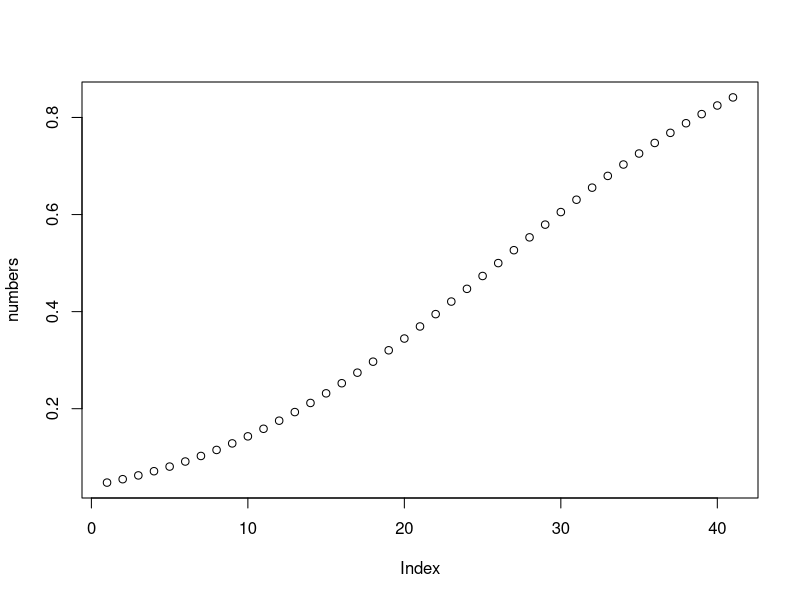
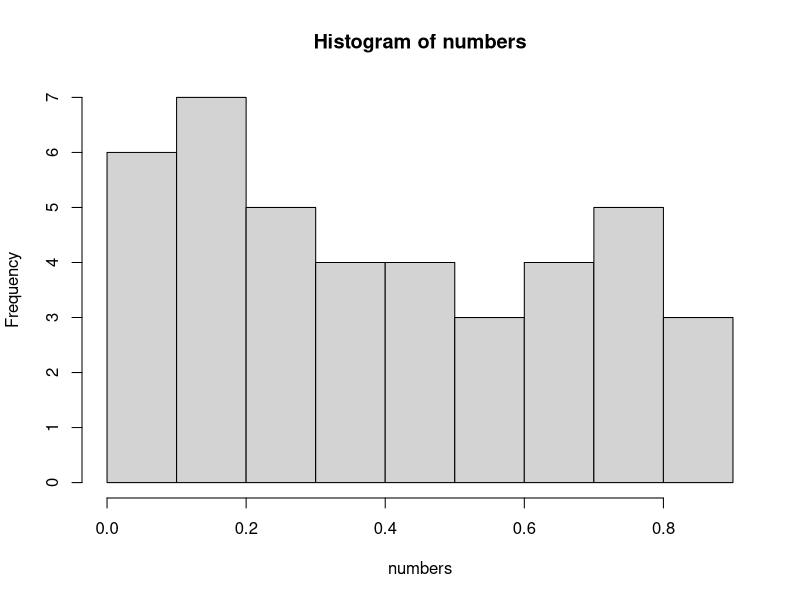
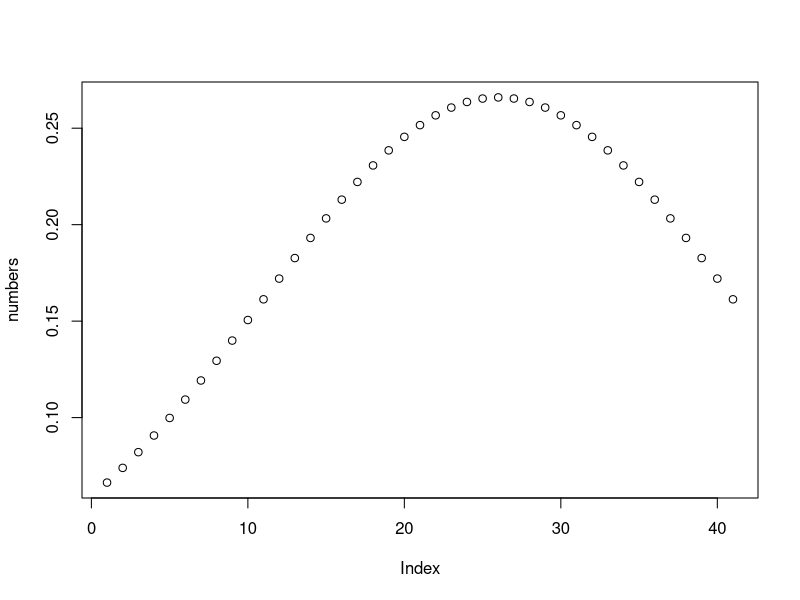

The R script that drew these images, in order:
#Bepaal de dichtheid en de cumulatieve waarschijnlijkheidscurve voor een nor-male verdeling met een gemiddeldem van 2,5 ens=1;5.
#Bepaal de oppervlakte voor hetgebied onder de dichtheidscurve tussenx=0:5enx=4.
#Controleer uw antwoord door deberekening te doen.



pnorm(4,2.5,1.5) - pnorm(0.5,2.5,1.5)           #x, gemiddelde, standaart definatie
#0.7501335


#grafische voorstelling
#grafisch want de curve is gevraagd
x <- seq(from = 0 , to = 4, by = 0.1)
x
numbers <- pnorm(x, mean = 2.5, sd = 1.5)
numbers
plot(numbers)
hist(numbers)
numbers <- dnorm(x, mean = 2.5, sd = 1.5)
plot(numbers)
#4.6
pnorm(4,2.5,1.5) - pnorm(0.5,2.5,1.5)
#0.7501335

